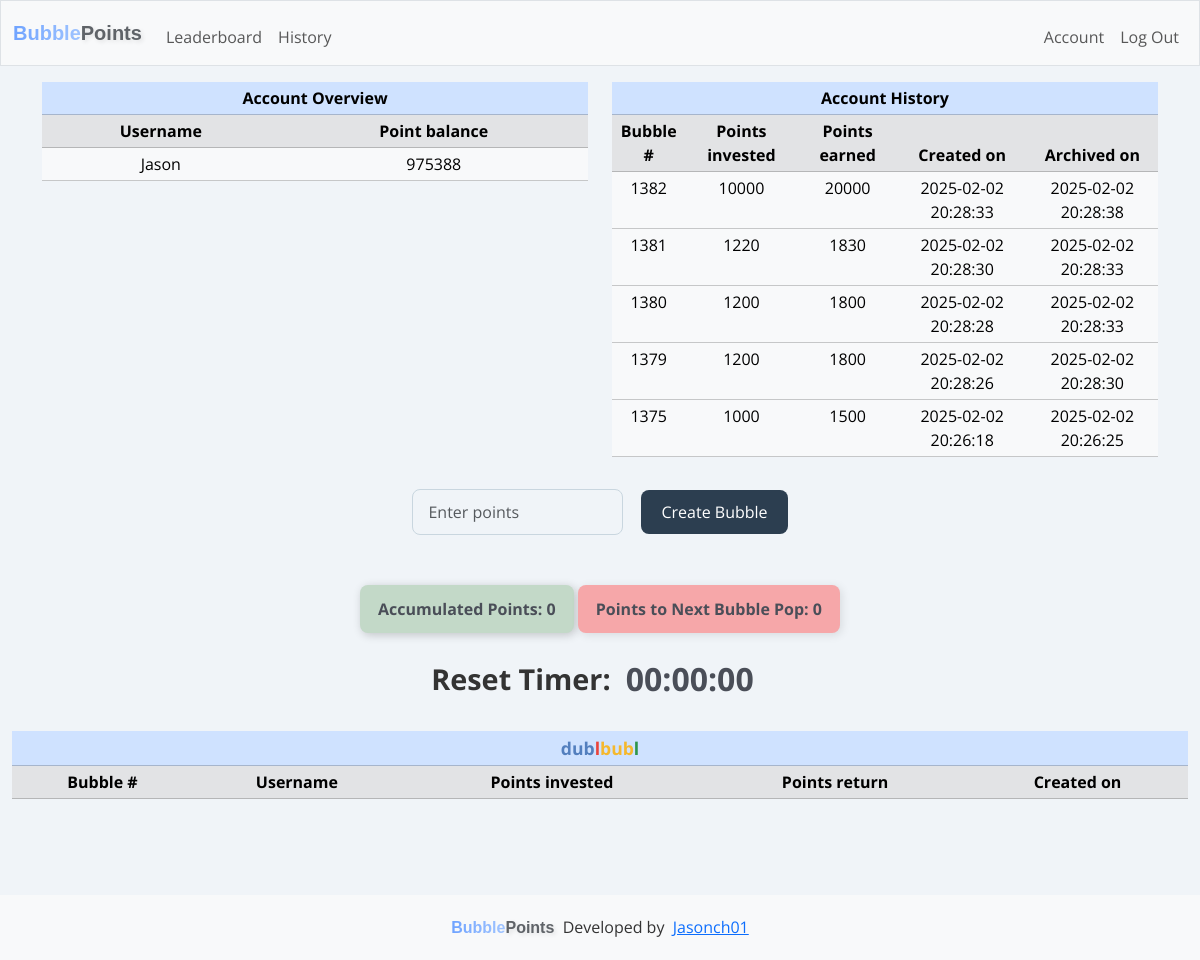
Page / (signed in) on the earlier database version.
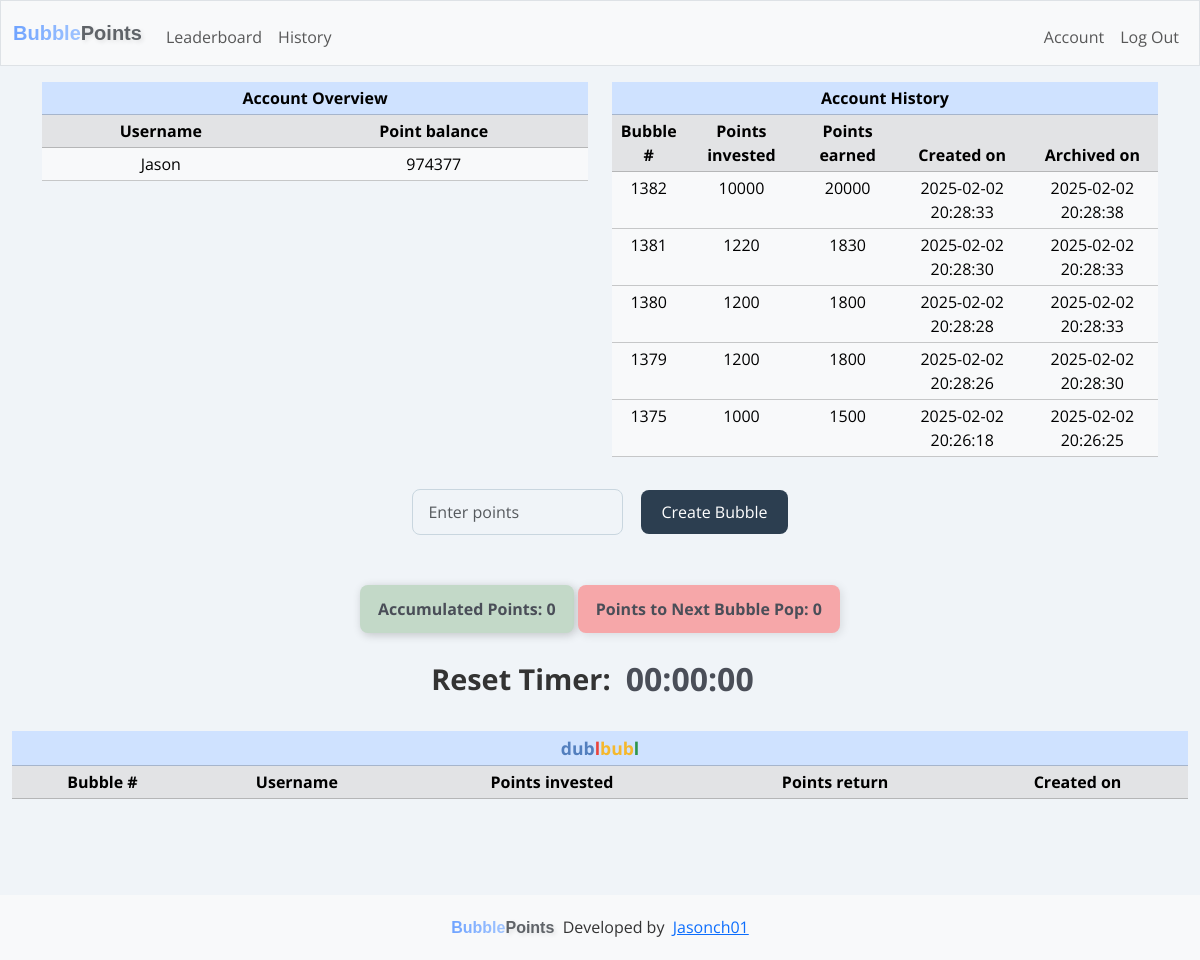
Same page on the later database version.
### tables this page shows
CREATE TABLE users (
        id INTEGER PRIMARY KEY AUTOINCREMENT NOT NULL,
        username TEXT NOT NULL,
        hash TEXT NOT NULL,
        points INTEGER NOT NULL DEFAULT 1000,
        total_points_earned INTEGER NOT NULL DEFAULT 0,
        email TEXT UNIQUE
    );

CREATE TABLE dublbubl_history (
        history_id INTEGER PRIMARY KEY AUTOINCREMENT NOT NULL,
        user_id INTEGER NOT NULL,
        username TEXT NOT NULL,       
        row_id INTEGER NOT NULL,
        creator_id INTEGER NOT NULL,
        creator_username TEXT NOT NULL,
        points_in INTEGER NOT NULL,
        points_out INTEGER NOT NULL,
        date_created TEXT NOT NULL,
        date_archived TEXT NOT NULL
    );

CREATE TABLE points_tracker (
            tracker_id INTEGER PRIMARY KEY AUTOINCREMENT NOT NULL,
            current_points_in INTEGER NOT NULL,
            date_created TEXT NOT NULL        
        );

### app.py (the view)
@app.route("/", methods=["GET", "POST"])
def index():
    start_timer()
    try:
        dublbubl = cur.execute("SELECT * FROM dublbubl").fetchall()
        rows_per_page = 20
        page = request.args.get("page", 1, type=int)
        offset = (page - 1) * rows_per_page
        dublbubl = cur.execute("""
            SELECT * FROM dublbubl
            ORDER BY row_id ASC
            LIMIT ? OFFSET ?
        """, (rows_per_page, offset)).fetchall()
        total_rows = cur.execute("SELECT COUNT(*) FROM dublbubl").fetchone()[0]
        total_pages = (total_rows + rows_per_page - 1) // rows_per_page
        current_points_in = cur.execute("SELECT current_points_in FROM points_tracker").fetchone()
        oldest_row_points_out = cur.execute("SELECT points_out FROM dublbubl ORDER BY row_id ASC LIMIT 1").fetchone()
        user_id = session.get("user_id")
        if user_id:
            user = cur.execute("SELECT * FROM users WHERE id = ?", (user_id,)).fetchall()
            user_history = cur.execute("SELECT * FROM dublbubl_history WHERE creator_id = ? ORDER BY row_id DESC LIMIT 5", (user_id,)).fetchall()
        else:
            user = None
            user_history = None
    except sqlite3.OperationalError as e:
        print("Error: dublbubl_history table does not exist, creating it.")
        init_db()
    if current_points_in is None or oldest_row_points_out is None:
        print("Error: current_points_in or oldest_row_points_out is None.")
        points_in_required = 0  # Default value
    else:
        points_in_required = oldest_row_points_out[0] - current_points_in[0]
    socketio.emit("update_points_info", {
        "current_points_in": current_points_in[0],  # Emitting the actual points_in value
        "points_in_required": points_in_required  # Emitting the calculated points_in_required
    })  # Broadcasts to all connected clients
    points = request.form.get("points")
    current_date = datetime.datetime.now().strftime("%Y-%m-%d %H:%M:%S")
    message = None
    if request.method == "POST":
        if user_id is None:
            return render_template("login.html", message="You must be logged in to create a bubble")
        if not points:
            return render_template("index.html", message="No points entered",
                           current_points_in=current_points_in, points_in_required=points_in_required, user=user,
                           user_history=user_history, page=page, total_rows=total_rows, total_pages=total_pages)
        try:
            points = int(points)
        except ValueError:
            return render_template("index.html", message="Invalid Input",
                           current_points_in=current_points_in, points_in_required=points_in_required, user=user,
                           user_history=user_history, page=page, total_rows=total_rows, total_pages=total_pages)
        if points is None:
            return "Invalid Input"
        elif points <= 0 or points > 10000:
            return render_template("index.html", message="Points must be between 1 and 10000",
                           current_points_in=current_points_in, points_in_required=points_in_required, user=user,
                           user_history=user_history, page=page, total_rows=total_rows, total_pages=total_pages)
        user_id = session["user_id"]
        user = cur.execute("SELECT * FROM users WHERE id = ?", (user_id,)).fetchone()
        current_points = cur.execute("SELECT points FROM users WHERE id = ?", (user[0],)).fetchone()
        current_points = current_points[0] if current_points else 0  # Default to 0 if no value exists
        if current_points < points:
            return render_template("index.html", message="Not enough points",
                           current_points_in=current_points_in, points_in_required=points_in_required, user=user,
                           user_history=user_history, page=page, total_rows=total_rows, total_pages=total_pages)
        try:
            if points >= 10000:
                points_out = points * 2  # If points are 10,000 or more, multiply by 2
            elif points >= 5000:
                points_out = points * 1.75  # If points are 5,000 or more but less than 10,000, multiply by 1.75
            elif points >= 1000:
                points_out = points * 1.5  # If points are 1,000 or more but less than 10,000, multiply by 1.5
            else:
                points_out = points * 1.25  # Otherwise, points_out equals points_in (e.g., for smaller amounts)
            cur.execute("""
            INSERT INTO dublbubl (row_id, user_id, username, points_in, points_out, date_created)
            VALUES (?, ?, ?, ?, ?, ?)
            """, (None, user[0], user[1], points, (points_out), current_date))
            con.commit()
            updated_rows = cur.execute("""
                SELECT * FROM dublbubl
                ORDER BY row_id ASC
                LIMIT ? OFFSET ?
            """, (rows_per_page, offset)).fetchall()
            socketio.emit("update_table", {"rows": updated_rows, "page": page})
            total_points = current_points - points
            if total_points < 0:
                return "Error: Insufficient points balance."
            cur.execute("UPDATE users SET points = ? WHERE id = ?", (total_points, user[0]))
            con.commit()
            socketio.emit("update_point_balance", {
                "point_balance": total_points  # Emitting only the total points balance
            }, room=user[0])  # Emits only to the specific user
            print(f"Emitting update to room: {user[0]} with new balance: {total_points}")
        except Exception as e:
            print(f"Error inserting row into dublbubl: {e}")
            con.rollback()
        current_points_in = cur.execute("SELECT current_points_in FROM points_tracker").fetchone()
        row_count = cur.execute("SELECT COUNT(*) FROM dublbubl").fetchone()[0]
        print(f"Number of rows in dublbubl: {row_count}")
        if row_count > 1:
            if current_points_in:
                new_points_in = current_points_in[0] + points
                cur.execute("UPDATE points_tracker SET current_points_in = ?, date_created = ?", (new_points_in, current_date))
            else:
                cur.execute("INSERT INTO points_tracker (current_points_in, date_created) VALUES (?, ?)", (points, current_date))
            con.commit()
        else:
            new_points_in = current_points_in[0] if current_points_in else 0
            print(f"New points in is { new_points_in }")
        oldest_row_points_out = cur.execute("SELECT points_out FROM dublbubl ORDER BY row_id ASC LIMIT 1").fetchone()
        print(f"Oldest row points out: {oldest_row_points_out[0]}")
        if oldest_row_points_out is None:
            print("No rows found in dublbubl. Exiting loop.")
        else:
            while new_points_in >= oldest_row_points_out[0]:
                oldest_row_id = cur.execute("SELECT row_id FROM dublbubl ORDER BY row_id ASC LIMIT 1").fetchone()
                oldest_row = cur.execute("SELECT * FROM dublbubl ORDER BY row_id ASC LIMIT 1").fetchone()
                if oldest_row is not None:
                        current_total_points = cur.execute("SELECT total_points_earned FROM users WHERE id = ?", (oldest_row[1],)).fetchone()
                        if current_total_points is None:
                            print("No points found for this user.")
                            current_total_points = 0  # Default to 0 if no value exists
                        else:
                            current_total_points = current_total_points[0]  # Extract the value from the tuple
                        print(f"Current total points: {current_total_points}")
                        points = cur.execute("SELECT points FROM users WHERE id = ?", (oldest_row[1],)).fetchone()
                        if points is None:
                            print("No points balance found for this user.")
                            points = 0  # Default to 0 if no value exists
                        else:
                            points = points[0]  # Extract the value from the tuple
                        print(f"User's point balance: {points}")
                else:
                    print("Oldest row is None, skipping points check.")
                if oldest_row:
                    cur.execute("""
                    INSERT INTO dublbubl_history (user_id, username, row_id, creator_id, creator_username, points_in, points_out, date_created, date_archived)
                    VALUES (?, ? ,?, ?, ? ,?, ?, ?, ?)
                    """, (user[0], user[1], oldest_row[0], oldest_row[1], oldest_row[2], oldest_row[3], oldest_row[4], oldest_row[5], current_date))
                    con.commit()
                    updated_user_history = cur.execute("""
                        SELECT * FROM dublbubl_history
                        WHERE creator_id = ?
                        ORDER BY row_id DESC
                        LIMIT 5
                    """, (user[0],)).fetchall()
                    print(f"Checking user[0]: {user[0]}")
                    print(f"Fetching history for creator_id: {user[0]}")
                    print("Fetched history:", updated_user_history)
                    socketio.emit("update_user_history", {
                        "history": [
                            {
                                "bubble_number": row[3],
                                "points_invested": row[6],
                                "points_earned": row[7],
                                "created_on": row[8],
                                "archived_on": row[9]
                            } for row in updated_user_history
                        ]
                    }, room=user[0])  # Emits only to the specific user
                    print(f"Emitting update to room: {user[0]} with updated user history: {oldest_row[4]}")
                    total_points_earned = current_total_points + oldest_row[4]
                    cur.execute("UPDATE users SET total_points_earned = ? WHERE id = ?", (total_points_earned, oldest_row[1]))
                    con.commit()
                    total_points = points + oldest_row[4]
                    cur.execute("UPDATE users SET points = ? WHERE id = ?", (total_points, oldest_row[1]))
                    con.commit()
                    current_total_points = total_points_earned
                    updated_total_points = cur.execute("SELECT points FROM users WHERE id = ?",(user_id,)).fetchone()
                    updated_total_points = updated_total_points[0] if updated_total_points else 0
                    socketio.emit("update_point_balance", {
                        "point_balance": updated_total_points  # Only emitting the total points balance
                    }, room=user_id)  # Emits only to the specific user
                    print(f"Emitting update to room: {user_id} with new balance: {updated_total_points}")
                if oldest_row_id is not None:
                    cur.execute("DELETE FROM dublbubl WHERE row_id = ?", (oldest_row_id[0],))
                    con.commit()
                else:
                    print("Error: oldest_row_id is None, unable to delete row.")
                remaining_points_in = new_points_in - oldest_row_points_out[0]
                cur.execute("UPDATE points_tracker SET current_points_in = ?, date_created = ?", (remaining_points_in, current_date))
                con.commit()
                updated_rows = cur.execute("""
                    SELECT * FROM dublbubl
                    ORDER BY row_id ASC
                    LIMIT ? OFFSET ?
                """, (rows_per_page, offset)).fetchall()
                socketio.emit("update_table", {"rows": updated_rows, "page": page})
                print(f"Emitting updated rows to room: {user[0]}")
                new_points_in = remaining_points_in
                oldest_row_points_out = cur.execute("SELECT points_out FROM dublbubl ORDER BY row_id ASC LIMIT 1").fetchone()
                if new_points_in <= 0 or oldest_row_points_out is None:
                    print("No more rows in dublbubl. Exiting loop.")
                    break
        return redirect("/")
    else:
        return render_template('index.html', dublbubl=dublbubl, user=user, message=message, current_points_in=current_points_in, points_in_required=points_in_required, user_history=user_history, page=page, total_rows=total_rows, total_pages=total_pages)

### templates/index.html (shortened to what this page needs)
{% extends "layout.html" %}
{% block main %}
{% if session["user_id"] %}
<div class="container text-center dashboard">
  <div class="row justify-content-center">
    <div class="col">
      <table class="table table-responsive table-sm account-overview">
        <thead class="table-primary">
          <tr class="table-primary">
            <th class="table-primary" colspan="2">Account Overview</th>
          </tr>
        </thead>
        <thead class="table-light">
          <tr class="table-secondary">
            <th class="table-secondary">Username</th>
            <th class="table-secondary">Point balance</th>
          </tr>
        </thead>
        <tbody id="point-balance">
          {% for user in user %}
          <tr class="table-light" data-user-id="{{ user[0] }}">
            <td class="table-light">{{ user[1] }}</td>
            <td class="table-light">{{ user[3] }}</td>
          </tr>
          {% endfor %}
        </tbody>
      </table>
    </div>
    <div class="col">
      <table class="table table-responsive table-sm account-history">
        <thead class="table-primary">
          <tr class="table-primary">
            <th class="table-primary" colspan="5">Account History</th>
          </tr>
        </thead>
        <thead class="table-secondary">
          <tr class="table-secondary">
            <th>Bubble #</th>
            <th>Points invested</th>
            <th>Points earned</th>
            <th>Created on</th>
            <th>Archived on</th>
          </tr>
        </thead>
        <tbody id="user-history">
          {% for user in user_history %}
          <tr class="table-light">
            <td>{{ user[3] }}</td>
            <td>{{ user[6] }}</td>
            <td>{{ user[7] }}</td>
            <td>{{ user[8] }}</td>
            <td>{{ user[9] }}</td>
          </tr>
          {% endfor %}
        </tbody>
      </table>
    </div>
  </div>
</div>
<form action="/" method="post" class="d-flex justify-content-center align-items-center">
  <input class="form-control me-2 w-auto" name="points" placeholder="Enter points" type="number">
  <button class="btn btn-primary" type="submit">Create Bubble</button>
</form>
{% endif %}
<div class="tracker text-center">
  <p id="current_points_in">Accumulated Points: {{ current_points_in[0] }}</p>
  <p id="points_in_required">Points to Next Bubble Pop: {{ points_in_required }}</p>
  <div class="timer-container">
      <span class="reset-timer-text">Reset Timer: </span>
      <span id="countdown_timer" class="low-time">00:00:00</span>
  </div>
</div>
<table class="table table-success table-sm text-center">
  <thead class="table-primary">
    <tr class="table-primary">
      <th class="table-primary" colspan="5"><div class="table-header"><span class="blue">dub</span><span class="red">l</span><span class="yellow">bub</span><span class="green">l</span></div></th>
    </tr>
  </thead>
  <thead>
    <tr class="table-secondary">
      <th>Bubble #</th>
      <th>Username</th>
      <th>Points invested</th>
      <th>Points return</th>
      <th>Created on</th>
    </tr>
  </thead>
</table>
{% endblock %}

Differences in the rows shown:
changed users "Jason": points "975388" → "974377"
